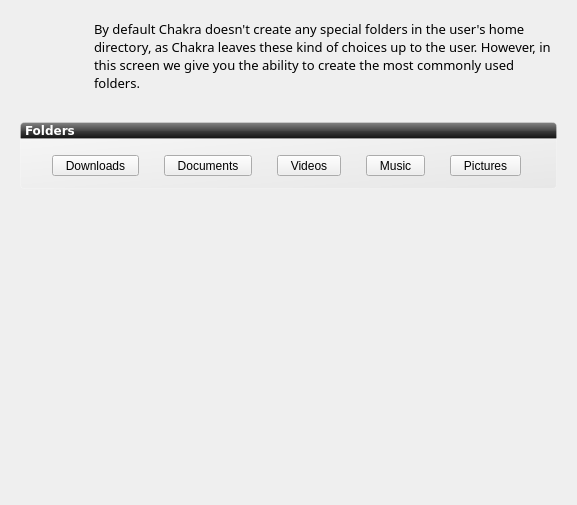
<?xml version="1.0" encoding="UTF-8"?>
<ui version="4.0">
 <class>folderWidget</class>
 <widget class="QWidget" name="folderWidget">
  <property name="geometry">
   <rect>
    <x>0</x>
    <y>0</y>
    <width>577</width>
    <height>505</height>
   </rect>
  </property>
  <property name="windowTitle">
   <string>Home Folder</string>
  </property>
  <property name="styleSheet">
   <string notr="true"/>
  </property>
  <layout class="QGridLayout" name="gridLayout">
   <property name="margin">
    <number>20</number>
   </property>
   <property name="spacing">
    <number>0</number>
   </property>
   <item row="3" column="0">
    <layout class="QVBoxLayout" name="verticalLayout_3">
     <item>
      <widget class="QGroupBox" name="groupBoxFolders">
       <property name="sizePolicy">
        <sizepolicy hsizetype="Expanding" vsizetype="Preferred">
         <horstretch>0</horstretch>
         <verstretch>0</verstretch>
        </sizepolicy>
       </property>
       <property name="font">
        <font>
         <family>Sans Serif</family>
         <pointsize>10</pointsize>
         <weight>75</weight>
         <bold>true</bold>
        </font>
       </property>
       <property name="autoFillBackground">
        <bool>false</bool>
       </property>
       <property name="styleSheet">
        <string notr="true">#groupBoxFolders{
background-color: qlineargradient(spread:pad, x1:1, y1:1, x2:0, y2:0, stop:0 rgba(219, 219, 219, 100), stop:1 rgba(255, 255, 255, 100));
border: 1px solid rgba(255,255,255,50);
border-bottom-left-radius: 4px;
border-bottom-right-radius: 4px;
}</string>
       </property>
       <property name="title">
        <string/>
       </property>
       <property name="flat">
        <bool>true</bool>
       </property>
       <layout class="QVBoxLayout" name="verticalLayout">
        <property name="margin">
         <number>10</number>
        </property>
        <item>
         <layout class="QHBoxLayout" name="horizontalLayout_3">
          <item>
           <widget class="QToolButton" name="downloadFolderButton">
            <property name="text">
             <string>  Downloads  </string>
            </property>
            <property name="icon">
             <iconset theme="folder-downloads">
              <normaloff>../../../../.designer/backup</normaloff>
              <normalon>:/raw/pixmap/tick.png</normalon>../../../../.designer/backup</iconset>
            </property>
            <property name="iconSize">
             <size>
              <width>64</width>
              <height>64</height>
             </size>
            </property>
            <property name="checkable">
             <bool>true</bool>
            </property>
            <property name="toolButtonStyle">
             <enum>Qt::ToolButtonTextUnderIcon</enum>
            </property>
           </widget>
          </item>
          <item>
           <widget class="QToolButton" name="documentsFolderButton">
            <property name="text">
             <string>  Documents  </string>
            </property>
            <property name="icon">
             <iconset theme="folder-documents">
              <normaloff>../../../../.designer/backup</normaloff>
              <normalon>:/raw/pixmap/tick.png</normalon>../../../../.designer/backup</iconset>
            </property>
            <property name="iconSize">
             <size>
              <width>64</width>
              <height>64</height>
             </size>
            </property>
            <property name="checkable">
             <bool>true</bool>
            </property>
            <property name="toolButtonStyle">
             <enum>Qt::ToolButtonTextUnderIcon</enum>
            </property>
           </widget>
          </item>
          <item>
           <widget class="QToolButton" name="videoFolderButton">
            <property name="text">
             <string>  Videos  </string>
            </property>
            <property name="icon">
             <iconset theme="folder-video">
              <normaloff>../../../../.designer/backup</normaloff>
              <normalon>:/raw/pixmap/tick.png</normalon>../../../../.designer/backup</iconset>
            </property>
            <property name="iconSize">
             <size>
              <width>64</width>
              <height>64</height>
             </size>
            </property>
            <property name="checkable">
             <bool>true</bool>
            </property>
            <property name="toolButtonStyle">
             <enum>Qt::ToolButtonTextUnderIcon</enum>
            </property>
           </widget>
          </item>
          <item>
           <widget class="QToolButton" name="musicFolderButton">
            <property name="text">
             <string>  Music  </string>
            </property>
            <property name="icon">
             <iconset theme="folder-sound">
              <normaloff>../../../../.designer/backup</normaloff>
              <normalon>:/raw/pixmap/tick.png</normalon>../../../../.designer/backup</iconset>
            </property>
            <property name="iconSize">
             <size>
              <width>64</width>
              <height>64</height>
             </size>
            </property>
            <property name="checkable">
             <bool>true</bool>
            </property>
            <property name="toolButtonStyle">
             <enum>Qt::ToolButtonTextUnderIcon</enum>
            </property>
           </widget>
          </item>
          <item>
           <widget class="QToolButton" name="pictureFolderButton">
            <property name="text">
             <string>  Pictures  </string>
            </property>
            <property name="icon">
             <iconset theme="folder-image">
              <normaloff>../../../../.designer/backup</normaloff>
              <normalon>:/raw/pixmap/tick.png</normalon>../../../../.designer/backup</iconset>
            </property>
            <property name="iconSize">
             <size>
              <width>64</width>
              <height>64</height>
             </size>
            </property>
            <property name="checkable">
             <bool>true</bool>
            </property>
            <property name="toolButtonStyle">
             <enum>Qt::ToolButtonTextUnderIcon</enum>
            </property>
           </widget>
          </item>
         </layout>
        </item>
       </layout>
      </widget>
     </item>
    </layout>
   </item>
   <item row="0" column="0">
    <layout class="QHBoxLayout" name="horizontalLayout_2">
     <property name="spacing">
      <number>0</number>
     </property>
     <item>
      <widget class="QLabel" name="screen_icon">
       <property name="minimumSize">
        <size>
         <width>64</width>
         <height>64</height>
        </size>
       </property>
       <property name="maximumSize">
        <size>
         <width>64</width>
         <height>64</height>
        </size>
       </property>
       <property name="sizeIncrement">
        <size>
         <width>0</width>
         <height>0</height>
        </size>
       </property>
       <property name="text">
        <string/>
       </property>
       <property name="pixmap">
        <pixmap>../../../../../../usr/share/icons/oxygen/64x64/places/folder-bookmark.png</pixmap>
       </property>
      </widget>
     </item>
     <item>
      <widget class="QLabel" name="description">
       <property name="minimumSize">
        <size>
         <width>300</width>
         <height>0</height>
        </size>
       </property>
       <property name="font">
        <font>
         <family>Sans Serif</family>
         <pointsize>10</pointsize>
        </font>
       </property>
       <property name="styleSheet">
        <string notr="true"/>
       </property>
       <property name="frameShadow">
        <enum>QFrame::Raised</enum>
       </property>
       <property name="text">
        <string>&lt;html&gt;&lt;head/&gt;&lt;body&gt;&lt;p&gt;By default Chakra doesn't create any special folders in the user's home directory, as Chakra leaves these kind of choices up to the user. However, in this screen we give you the ability to create the most commonly used folders.&lt;/p&gt;&lt;/body&gt;&lt;/html&gt;</string>
       </property>
       <property name="wordWrap">
        <bool>true</bool>
       </property>
       <property name="indent">
        <number>10</number>
       </property>
      </widget>
     </item>
    </layout>
   </item>
   <item row="1" column="0">
    <spacer name="verticalSpacer_6">
     <property name="orientation">
      <enum>Qt::Vertical</enum>
     </property>
     <property name="sizeType">
      <enum>QSizePolicy::Fixed</enum>
     </property>
     <property name="sizeHint" stdset="0">
      <size>
       <width>20</width>
       <height>30</height>
      </size>
     </property>
    </spacer>
   </item>
   <item row="4" column="0">
    <spacer name="verticalSpacer_8">
     <property name="orientation">
      <enum>Qt::Vertical</enum>
     </property>
     <property name="sizeType">
      <enum>QSizePolicy::Expanding</enum>
     </property>
     <property name="sizeHint" stdset="0">
      <size>
       <width>20</width>
       <height>0</height>
      </size>
     </property>
    </spacer>
   </item>
   <item row="2" column="0">
    <widget class="QLabel" name="label">
     <property name="font">
      <font>
       <family>DejaVu Sans</family>
       <pointsize>9</pointsize>
       <weight>75</weight>
       <bold>true</bold>
       <underline>false</underline>
      </font>
     </property>
     <property name="styleSheet">
      <string notr="true">    background-color: qlineargradient(spread:pad, x1:0.5, y1:0, x2:0.5, y2:1, stop:0 rgba(132, 132, 132, 255), stop:0.501481 rgba(70, 70, 70, 255), stop:0.503057 rgba(62, 62, 62, 255), stop:1 rgba(16, 16, 16, 255));
border: 1px solid rgba(255,255,255,50);
color:white;
border-top-left-radius: 4px;
border-top-right-radius: 4px;</string>
     </property>
     <property name="text">
      <string>Folders</string>
     </property>
     <property name="margin">
      <number>5</number>
     </property>
    </widget>
   </item>
  </layout>
 </widget>
 <resources>
  <include location="../data/kapudan.qrc"/>
  <include location="../../../../.designer/data/kapudan.qrc"/>
 </resources>
 <connections/>
</ui>
